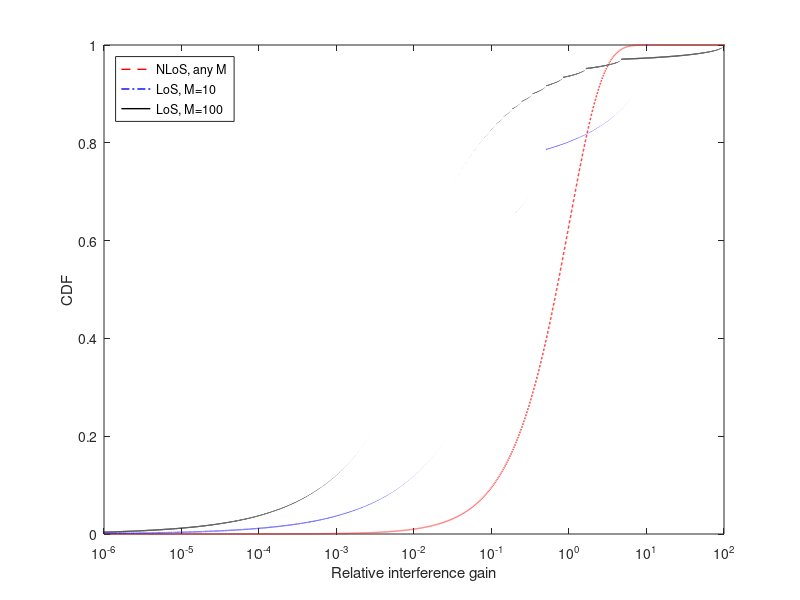

Reproduce this figure in MATLAB.
%This Matlab script can be used to reproduce Figure 1.13 in the monograph:
%
%Emil Bjornson, Jakob Hoydis and Luca Sanguinetti (2017), 
%"Massive MIMO Networks: Spectral, Energy, and Hardware Efficiency", 
%Foundations and Trends in Signal Processing: Vol. 11, No. 3-4, 
%pp. 154-655. DOI: 10.1561/2000000093.
%
%For further information, visit: https://www.massivemimobook.com
%
%This is version 1.0 (Last edited: 2017-11-04)
%
%License: This code is licensed under the GPLv2 license. If you in any way
%use this code for research that results in publications, please cite our
%monograph as described above.


%Empty workspace and close figures
close all;
clear;


%Define the range of number of BS antennas
M = [10 100];

%Select the number of Monte Carlo realizations of the Rayleigh fading
numberOfRealizations = 1000000;

%Generate random UE angles from 0 to 2*pi
varphiDesired = 2*pi*rand(1,numberOfRealizations);
varphiInterfering = 2*pi*rand(1,numberOfRealizations);

%Define the antenna spacing (in number of wavelengths)
antennaSpacing = 1/2; %Half wavelength distance


%Preallocate matrix for storing the simulation results
interferenceGainLoS = zeros(numberOfRealizations,length(M));

%Compute the argument, that appears in (1.28), for different UE angles
argument = (2*pi*antennaSpacing*( sin(varphiDesired(:))  - sin(varphiInterfering(:))) );

%Go through different number of antennas
for mindex = 1:length(M)

    %Compute the g-function in (1.28), but implemented slightly differently
    interferenceGainLoS(:,mindex) = ((1-cos(argument*M(mindex)))./(1-cos(argument)))/M(mindex);

end

CDFvalues_LoS = linspace(0,1,numberOfRealizations);


%Compute the CDF of the relative interference gain for NLoS using the
%Exp(1)-distribution
interferenceGainNLoS = logspace(-6,2,10000);
CDFvalues_NLoS = 1-exp(-interferenceGainNLoS);


%% Plot the simulation results
figure;
hold on; box on;

plot(interferenceGainNLoS,CDFvalues_NLoS,'r--','LineWidth',1);
plot(sort(interferenceGainLoS(:,1)),CDFvalues_LoS,'b-.','LineWidth',1);
plot(sort(interferenceGainLoS(:,2)),CDFvalues_LoS,'k-','LineWidth',1);

set(gca,'Xscale','log');
xlim([1e-6 1e2]),
xlabel('Relative interference gain');
ylabel('CDF');

legend('NLoS, any M','LoS, M=10','LoS, M=100','Location','NorthWest');
